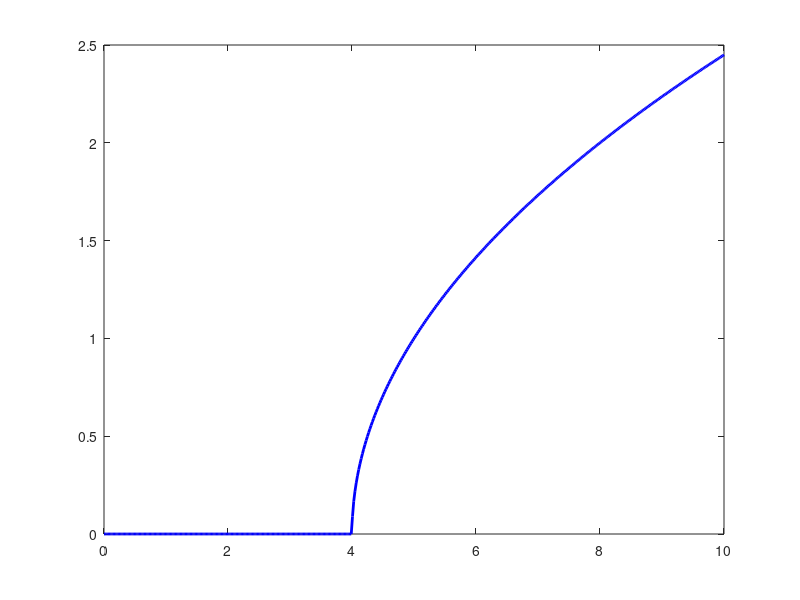

Write the MATLAB code that produced this figure. (Note: this script raises an error after producing the figure.)
% MATLAB Code to Plot Correctly Oriented Parabolic DOS

% Define energy range: E from 0 to 10 (arbitrary units)
E = linspace(0, 10, 500);

% Define band gap energy Eg
Eg = 4;

% Initialize g(E) with zeros
g = zeros(size(E));

% Parabolic increase in DOS: g(E) rises smoothly for E >= Eg
g(E >= Eg) = sqrt(E(E >= Eg) - Eg);  % Square root relationship

% Plot the figure
figure;
plot(E, g, 'b', 'LineWidth', 2);  % Blue line with thicker width
hold on;

% Mark Eg with a vertical line
xline(Eg, 'k', 'LineWidth', 1.5);  % Vertical line in black

% Labels for axes
xlabel('Energy (E)', 'FontSize', 12);
ylabel('Density of States g(E)', 'FontSize', 12);

% Set axis limits for clarity
xlim([0 10]);
ylim([0 3]);

% Display grid for better visualization
grid on;

% Title (optional)
title('Parabolic-like Density of States vs Energy', 'FontSize', 14);

hold off;
